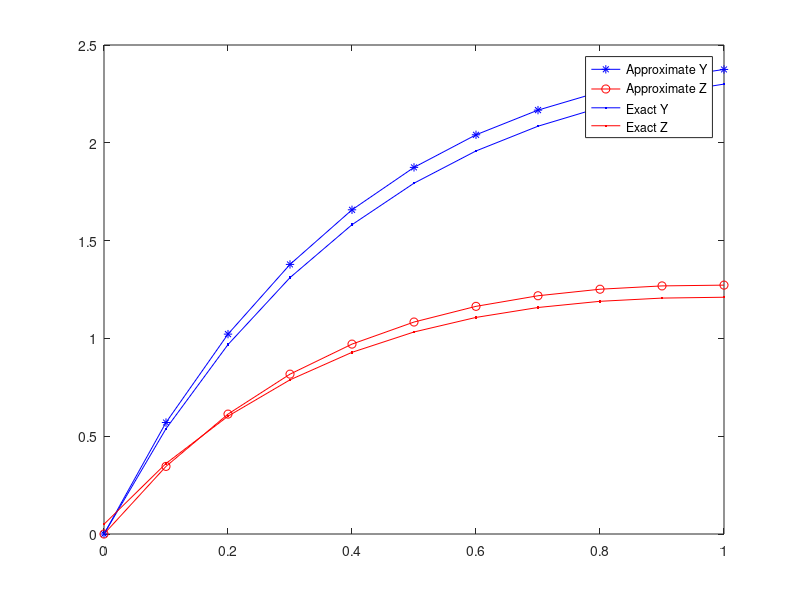

The MATLAB source for this figure:
clear all;
clc;
f1 = @(t, y, z) -4*y + 3*z + 6;
f2 = @(t, y, z) -2.4*y + 1.6*z + 3.6;
%f1 = @(t, y, z) z
%f2 = @(t, y, z) -.5*y + 2.5*z + 10*t;

exactY = @(t) -3.375*exp(-2*t) + 1.875*exp(-0.4*t) + 1.5;
exactZ = @(t) -2.2*exp(-2*t) + 2.25*exp(-0.4*t);

t(1) = 0;
y(1) = 0;
z(1) = 0;

left = 0;
right = 1;

exactYY(1) = exactY(t(1));
exactZZ(1) = exactZ(t(1));

h = 0.1;
n = (right - left)/h;

fprintf('  ti                 y(ti)                 exactY(ti)                 z(ti)                 exactZ(ti)\n');
fprintf('------------------------------------------------------------------------------------------------------------\n');
fprintf('%f             %f               %f                %f                 %f\n', t(1), y(1), z(1), exactYY(1), exactZZ(1));
for i = 2 : n + 1
    yy = f1(t(i - 1) + h, y(i - 1) + h*f1(t(i - 1), y(i - 1), z( i - 1)), z(i - 1) + h*f1(t(i - 1), y(i - 1), z(i - 1)));
    y(i) = y(i - 1) + (h/2)*(f1(t(i - 1), y(i - 1), z(i - 1)) + yy);
    
    zz = f2(t(i - 1) + h, y(i - 1) + h*f2(t(i - 1), y(i - 1), z( i - 1)), z(i - 1) + h*f2(t(i - 1), y(i - 1), z(i - 1)));
    z(i) = z(i - 1) + (h/2)*(f2(t(i - 1), y(i - 1), z(i - 1)) + zz);
    
    
    t(i) = t(i - 1) + h;
    
    exactYY(i) = exactY(t(i));
    exactZZ(i) = exactZ(t(i));
    
    fprintf('%f             %f               %f                %f                 %f\n', t(i), y(i), z(i), exactYY(i), exactZZ(i));
    
end
plot(t, y, 'b*-')
hold on
plot(t, z, 'ro-')

hold on
plot(t, exactYY, 'b.-');

hold on
plot(t, exactZZ, 'r.-');

legend('Approximate Y', 'Approximate Z', 'Exact Y', 'Exact Z');